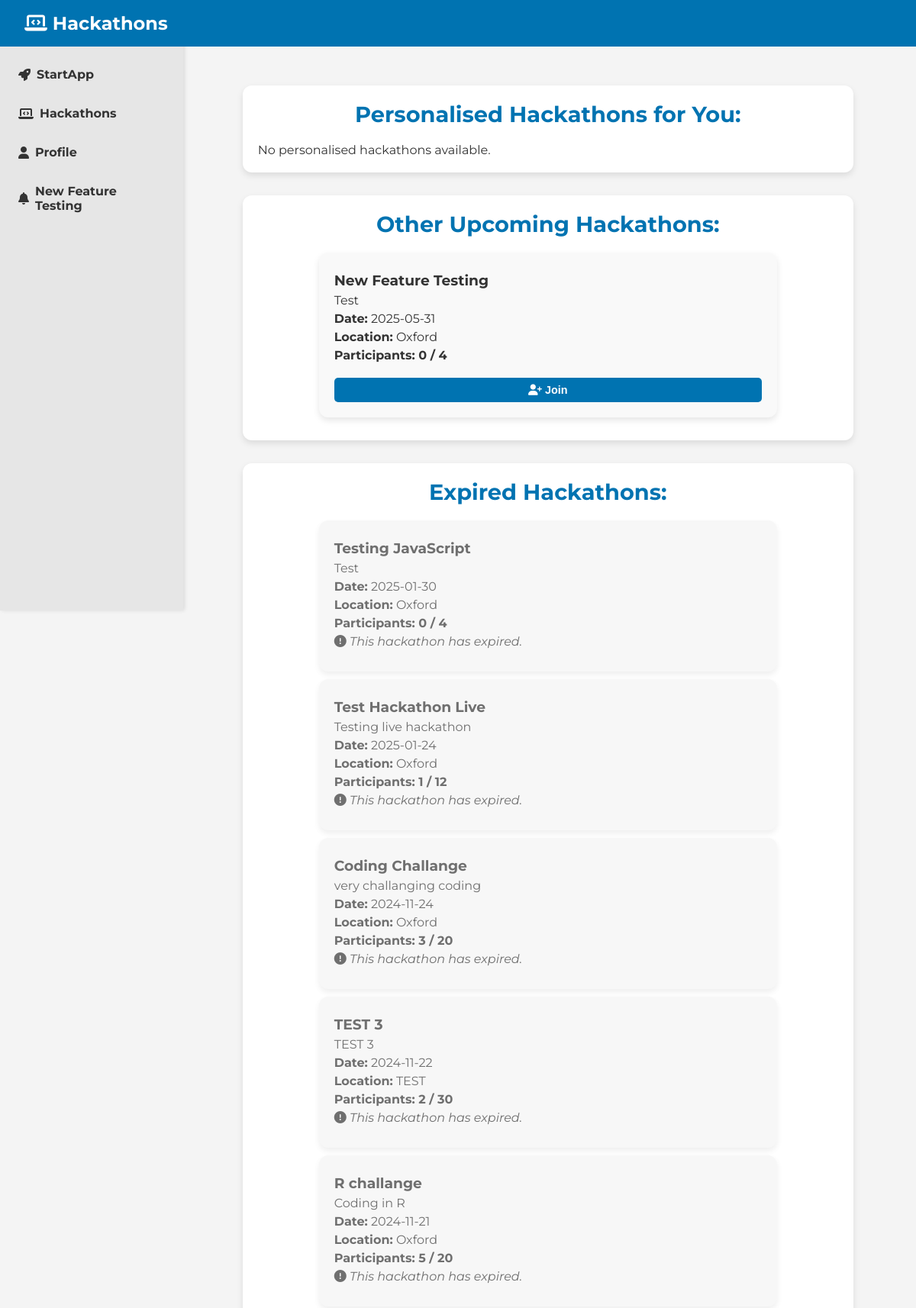
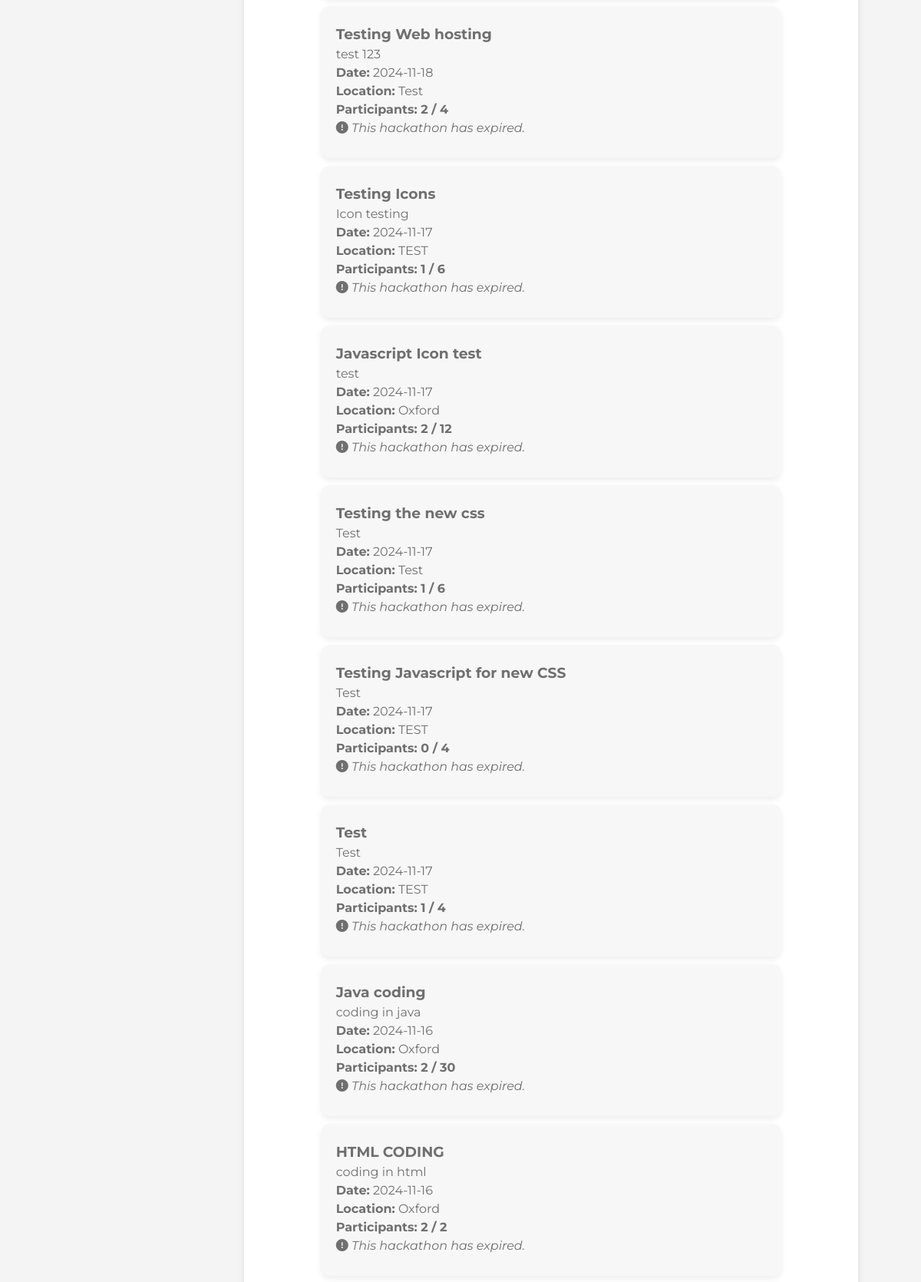
Page /hack (signed in, upper part) on the committed database (2 pictures, top to bottom).
### tables this page shows
CREATE TABLE hackathons (
    id INTEGER PRIMARY KEY AUTOINCREMENT,
    title TEXT NOT NULL,
    description TEXT NOT NULL,
    date TEXT NOT NULL,
    location TEXT NOT NULL
, max_participants INTEGER DEFAULT 0, current_participants INTEGER DEFAULT 0, created_by TEXT);

### app.py (the view, shortened to what this page needs)
@app.route('/hack', methods=['GET'])
def hack():
    if 'username' not in session:
        flash("Please log in to view hackathons.", "error")
        return redirect(url_for('home'))
    username = session['username']
    today = datetime.now().strftime('%Y-%m-%d')
    active_hackathons = query_db("""SELECT id, title FROM hackathons WHERE date >= ? ORDER BY date ASC """, [today])
    user_profile = query_db("SELECT skills FROM user_profiles WHERE username = ?", [username], one=True)
    user_skills = user_profile[0].split(',') if user_profile and user_profile[0] else []
    hackathon_base_query = """
    SELECT h.id, h.title, h.description, h.date, h.location, h.max_participants,
           h.created_by,  -- Include the creator field
           COUNT(p.id) AS current_participants,
           CASE WHEN p2.username IS NOT NULL THEN 1 ELSE 0 END AS joined
    FROM hackathons h
    LEFT JOIN participants p ON h.id = p.hackathon_id
    LEFT JOIN participants p2 ON h.id = p2.hackathon_id AND p2.username = ?
    WHERE h.date >= ?
"""
    if user_skills:
        skill_conditions = " OR ".join([
            "(LOWER(h.title) LIKE LOWER(?) OR LOWER(h.description) LIKE LOWER(?))"
            for _ in user_skills
        ])
        skill_params = [f"%{skill.strip().lower()}%" for skill in user_skills for _ in range(2)]
        matching_hackathons = query_db(f"""
            {hackathon_base_query} AND ({skill_conditions})
            GROUP BY h.id
            ORDER BY h.date ASC
        """, [username, today] + skill_params)
        other_hackathons = query_db(f"""
            {hackathon_base_query} AND NOT ({skill_conditions})
            GROUP BY h.id
            ORDER BY h.date ASC
        """, [username, today] + skill_params)
    expired_hackathons = query_db("""
        SELECT h.id, h.title, h.description, h.date, h.location, h.max_participants,
               COUNT(p.id) AS current_participants,
               CASE WHEN p2.username IS NOT NULL THEN 1 ELSE 0 END AS joined  -- Check join status for expired hackathons
        FROM hackathons h
        LEFT JOIN participants p ON h.id = p.hackathon_id
        LEFT JOIN participants p2 ON h.id = p2.hackathon_id AND p2.username = ?
        WHERE h.date < ?
        GROUP BY h.id
        ORDER BY h.date DESC
    """, [username, today])
    return render_template(
        'hack.html',
        matching_hackathons=matching_hackathons,
        other_hackathons=other_hackathons,
        expired_hackathons=expired_hackathons,
        active_hackathons=active_hackathons
    )

### app.py (called while the page is built)
def get_db():
     db = sqlite3.connect('database.sqlite')
     db.row_factory = sqlite3.Row
     return db

def query_db(query, args=(), one=False):
     cur = get_db().execute(query, args)
     rv = cur.fetchall()
     cur.close()
     return (rv[0] if rv else None) if one else rv

### templates/hack.html (shortened to what this page needs)
<!DOCTYPE html>
<html lang="en">
<head>
    <link rel="stylesheet" href="{{ url_for('static', filename='css/hack.css') }}">
</head>
<body>
    <header>
        <div class="navbar">
            <h1><i class="fas fa-laptop-code"></i> Hackathons</h1>
        </div>
    </header>
    <aside class="sidebar">
        <ul id="hackathon-sidebar">
            <li><a href="/"><i class="fas fa-rocket"></i> StartApp</a></li>
            <li><a href="/hack"><i class="fas fa-laptop-code"></i> Hackathons</a></li>
            <li><a href="/profile"><i class="fas fa-user"></i> Profile</a></li>
            {% if active_hackathons %}
                {% for hackathon in active_hackathons %}
                    <li><a href="/hackathon/{{ hackathon.id }}/updates"><i class="fas fa-bell"></i> {{ hackathon.title }}</a></li>
                {% endfor %}
            {% else %}
                <li>No active hackathons</li>
            {% endif %}
        </ul>
    </aside>
    <main class="container">
        <div id="hackathon-feed">
            <div class="category-container">
                <h2>Personalised Hackathons for You:</h2>
                <div id="personalised-hackathons">
                    {% if matching_hackathons %}
                        {% for hackathon in matching_hackathons %}
                        <div class="hackathon-post" data-id="{{ hackathon.id }}">
                            <h3>{{ hackathon.title }}</h3>
                            <p>{{ hackathon.description }}</p>
                            <p><strong>Date:</strong> {{ hackathon.date }}</p>
                            <p><strong>Location:</strong> {{ hackathon.location }}</p>
                            <p class="participants-info"><strong>Participants:</strong> {{ hackathon.current_participants }} / {{ hackathon.max_participants }}</p>
                            <div class="button-group">
                                {% if hackathon.joined == 1 %}
                                    <button class="join-hackathon-btn joined" disabled>Joined</button>
                                    <button onclick="location.href='/add_to_google_calendar/{{ hackathon.id }}'" class="calendar-btn">
                                        <i class="fas fa-calendar-plus"></i> Add to Calendar
                                    </button>
                                {% else %}
                                    <button class="join-hackathon-btn" data-id="{{ hackathon.id }}" onclick="joinHackathon('{{ hackathon.id }}')">
                                        <i class="fas fa-user-plus"></i> Join
                                    </button>
                                {% endif %}
                                {% if session.get('username') == hackathon.created_by %}
                                    <button class="edit-hackathon-btn" onclick="editHackathon('{{ hackathon.id }}')">
                                        <i class="fas fa-edit"></i> Edit
                                    </button>
                                {% endif %}
                            </div>
                        </div>
                        {% endfor %}
                    {% else %}
                        <p id="no-personalised-message">No personalised hackathons available.</p>
                    {% endif %}
                </div>
            </div>
            <div class="category-container">
                <h2>Other Upcoming Hackathons:</h2>
                <div id="other-hackathons">
                    {% for hackathon in other_hackathons %}
                    <div class="hackathon-post" data-id="{{ hackathon.id }}">
                        <h3>{{ hackathon.title }}</h3>
                        <p>{{ hackathon.description }}</p>
                        <p><strong>Date:</strong> {{ hackathon.date }}</p>
                        <p><strong>Location:</strong> {{ hackathon.location }}</p>
                        <p class="participants-info"><strong>Participants:</strong> {{ hackathon.current_participants }} / {{ hackathon.max_participants }}</p>
                        <div class="button-group">
                            {% if hackathon.joined == 1 %}
                                <button class="join-hackathon-btn joined" disabled>Joined</button>
                                <button onclick="location.href='/add_to_google_calendar/{{ hackathon.id }}'" class="calendar-btn">
                                    <i class="fas fa-calendar-plus"></i> Add to Calendar
                                </button>
                            {% else %}
                                <button class="join-hackathon-btn" data-id="{{ hackathon.id }}" onclick="joinHackathon('{{ hackathon.id }}')">
                                    <i class="fas fa-user-plus"></i> Join
                                </button>
                            {% endif %}
                        </div>
                    </div>
                    {% endfor %}
                </div>
            </div>
            <div class="category-container">
                <h2>Expired Hackathons:</h2>
                <div id="expired-hackathons">
                    {% for hackathon in expired_hackathons %}
                    <div class="hackathon-post expired">
                        <h3>{{ hackathon.title }}</h3>
                        <p>{{ hackathon.description }}</p>
                        <p><strong>Date:</strong> {{ hackathon.date }}</p>
                        <p><strong>Location:</strong> {{ hackathon.location }}</p>
                        <p class="participants-info"><strong>Participants:</strong> {{ hackathon.current_participants }} / {{ hackathon.max_participants }}</p>
                        <p class="expired-note"><i class="fas fa-exclamation-circle"></i> This hackathon has expired.</p>
                    </div>
                    {% endfor %}
                </div>
            </div>
        </div>
    </main>
</body>
</html>

### static/css/hack.css (style rules this page uses)
* { margin: 0; padding: 0; box-sizing: border-box; }
body { font-family: "Montserrat", sans-serif; font-optical-sizing: auto; font-weight: 400; font-style: normal; background-color: #f4f4f4; color: #333; }
.navbar { background-color: #0073b1; color: white; padding: 1rem 2rem; display: flex; justify-content: space-between; align-items: center; position: fixed; top: 0; left: 0; width: 100%; z-index: 1000; height: 61px; }
.navbar h1 { font-size: 1.5rem; }
.sidebar { width: 20%; background-color: #e6e6e6; padding: 1rem; height: 100vh; position: fixed; left: 0; top: 0; z-index: 999; box-shadow: 2px 0px 5px rgba(0, 0, 0, 0.1); padding-top: 5rem !important; }
.sidebar ul { list-style: none; padding: 0; }
.sidebar ul li { margin-bottom: 1rem; }
.sidebar ul li a { color: #333; text-decoration: none; font-weight: bold; display: flex; align-items: center; gap: 0.5rem; padding: 0.5rem; border-radius: 4px; transition: background-color 0.3s ease; }
.container { width: 100%; max-width: 800px; margin: 0 auto; padding: 7rem; display: flex; flex-direction: column; align-items: center; }
.category-container { background-color: white; border-radius: 12px; box-shadow: 0px 4px 8px rgba(0, 0, 0, 0.1); margin-bottom: 30px; padding: 20px; width: 200%; max-width: 800px; }
.category-container h2 { font-size: 1.8rem; font-weight: bold; color: #0073b1; margin-bottom: 20px; text-align: center; }
.hackathon-post { width: 100%; max-width: 600px; margin: 10px auto; padding: 20px; background-color: #f9f9f9; border-radius: 12px; box-shadow: 0px 4px 8px rgba(0, 0, 0, 0.1); transition: transform 0.3s ease, box-shadow 0.3s ease; }
.hackathon-post h3, .hackathon-post p { text-align: left; margin: 5px 0; color: #333; }
.participants-info { text-align: left; margin: 10px 0; color: #0073b1; font-weight: bold; }
.hackathon-post.expired { opacity: 0.7; background-color: #f4f4f4; }
.expired-note { color: red; font-style: italic; }
.button-group { display: flex; gap: 10px; align-items: center; margin-top: 10px; }
.join-hackathon-btn, .calendar-btn, .edit-hackathon-btn { padding: 8px 12px; border: none; border-radius: 5px; font-size: 0.9rem; cursor: pointer; transition: background-color 0.3s ease, transform 0.2s ease; }
.join-hackathon-btn { background-color: #0073b1; color: white; }
button { padding: 12px 20px; background-color: #0073b1; color: white; border: none; border-radius: 6px; cursor: pointer; font-size: 1rem; font-weight: bold; transition: background-color 0.3s ease, transform 0.2s ease; width: 100%; margin-top: 10px; }

### rows in the picture
hackathons: title "New Feature Testing", description "Test", date "2025-05-31", location "Oxford", current_participants "0", max_participants "4"
hackathons: title "Testing JavaScript", description "Test", date "2025-01-30", location "Oxford", current_participants "0", max_participants "4"
hackathons: title "Test Hackathon Live", description "Testing live hackathon", date "2025-01-24", location "Oxford", current_participants "1", max_participants "12"
hackathons: title "Coding Challange", description "very challanging coding", date "2024-11-24", location "Oxford", current_participants "3", max_participants "20"
hackathons: title "TEST 3", description "TEST 3", date "2024-11-22", location "TEST", current_participants "2", max_participants "30"
hackathons: title "R challange", description "Coding in R", date "2024-11-21", location "Oxford", current_participants "5", max_participants "20"
hackathons: title "Testing Web hosting", description "test 123", date "2024-11-18", location "Test", current_participants "2", max_participants "4"
hackathons: title "Testing Icons", description "Icon testing", date "2024-11-17", location "TEST", current_participants "1", max_participants "6"
hackathons: title "Javascript Icon test", description "test", date "2024-11-17", location "Oxford", current_participants "2", max_participants "12"
hackathons: title "Testing the new css", description "Test", date "2024-11-17", location "Test", current_participants "1", max_participants "6"
hackathons: title "Testing Javascript for new CSS", description "Test", date "2024-11-17", location "TEST", current_participants "0", max_participants "4"
hackathons: title "Test", description "Test", date "2024-11-17", location "TEST", current_participants "1", max_participants "4"
hackathons: title "Java coding", description "coding in java", date "2024-11-16", location "Oxford", current_participants "2", max_participants "30"
hackathons: title "HTML CODING", description "coding in html", date "2024-11-16", location "Oxford", current_participants "2", max_participants "2"
